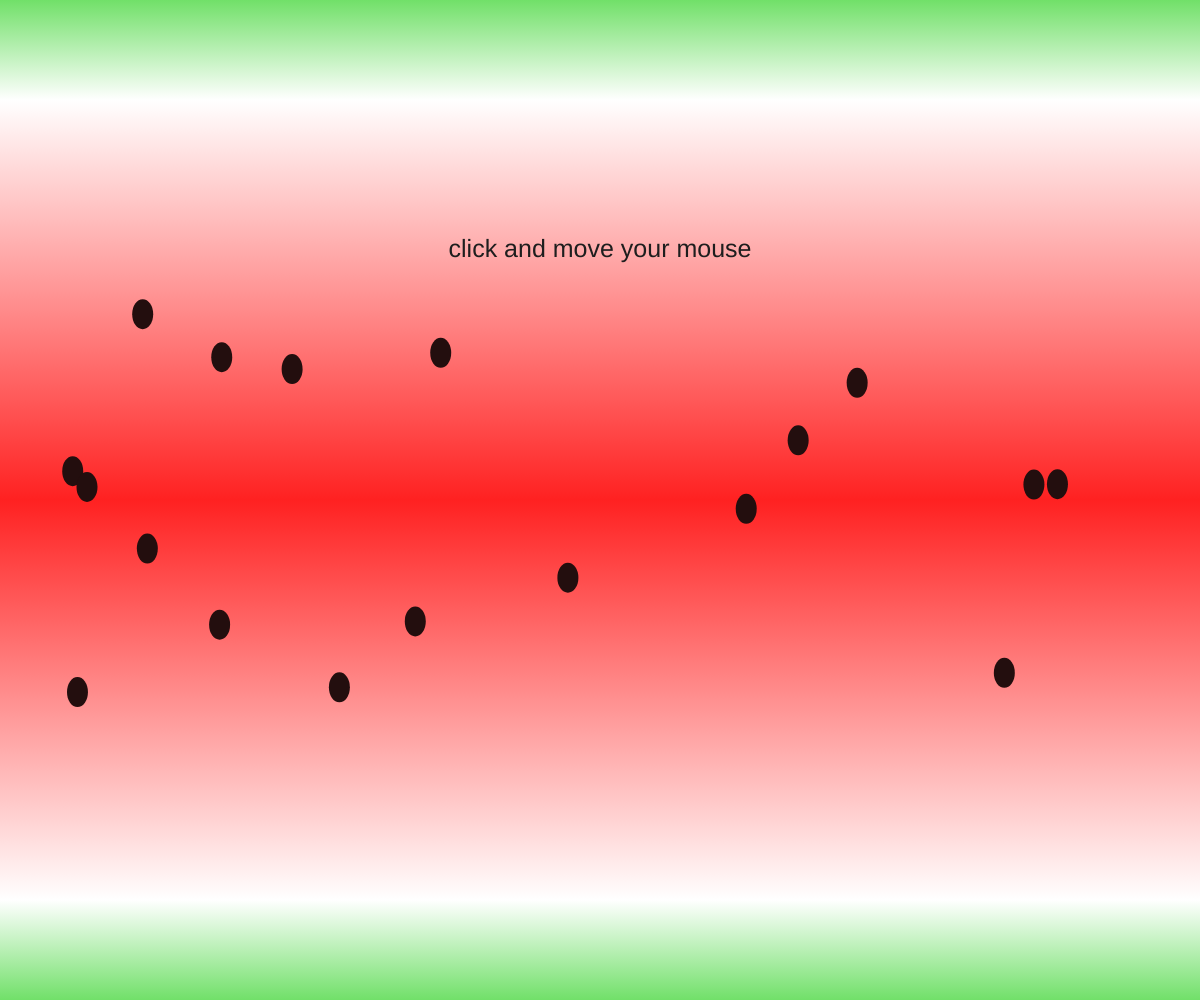
Frame 1 (no input)
Frame 60 (no input): identical to frame 1, image omitted
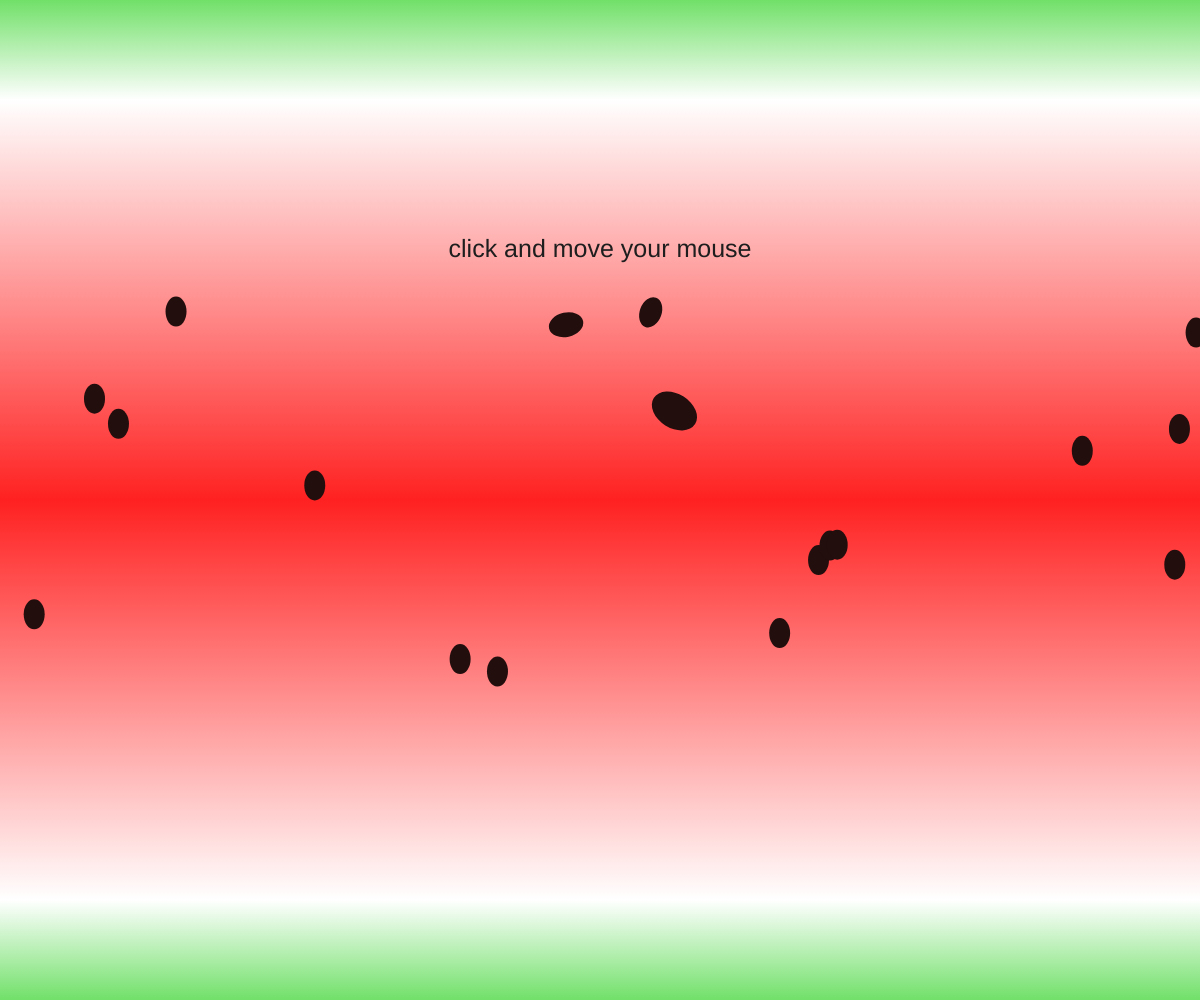
Frame 120 (the mouse pressed at the canvas centre since frame 60)

The p5.js sketch that drew these frames (run headless with seeded random() and noise() and a simulated clock; from frame 60 on, the mouse is pressed at the canvas centre):

// p5.js sketch
// ── sketch.js

let seeds = [];
let seedW = 21, seedH = 30;
let cols = 12, rows = 8;

function setup() {
  createCanvas(windowWidth, windowHeight);
  initSeeds();
}

function initSeeds() {
  seeds = [];
  for (let i = 0; i < 20; i++) {
    let x = random(width);
    let y = random(height * 0.3, height * 0.7);
    if (random() > 0.2) {
      seeds.push(new Seed(x, y));
    }
  }
}

function mousePressed() {
  initSeeds();
}

function draw() {
  let ctx = drawingContext;
  let grad = ctx.createLinearGradient(0, 0, 0, height);
  [['#71E069', 0], ['#FFF', 0.1], ['#FF2121', 0.5], ['#FFF', 0.9], ['#71E069', 1]]
    .forEach(c => grad.addColorStop(c[1], c[0]));
  ctx.fillStyle = grad;
  ctx.fillRect(0, 0, width, height);

  for (let s of seeds) {
    s.show();
  }

  fill(30);
  noStroke();
  textAlign(CENTER, CENTER);
  textSize(25);
  text('click and move your mouse', width / 2, height / 4);
}

class Seed {
  constructor(x, y) {
    this.x = x;
    this.y = y;
    this.maxDist = 200; // 마우스 반응 거리
  }

  show() {
    // 1. 거리 계산 (this.x, this.y 사용)
    let d = dist(mouseX, mouseY, this.x, this.y);
    
    let scl = 1;
    let angle = 0;

    // 2. 마우스가 가까우면(maxDist 보다 작으면) 변화 계산
    if (d < this.maxDist) {
      // 가까울수록 크기는 1 -> 2.5배로
      scl = map(d, 0, this.maxDist, 2.5, 1, true);
      // 가까울수록 회전은 많이 (TWO_PI * 2 = 720도)
      angle = map(d, 0, this.maxDist, TWO_PI * 2, 0, true); 
    }

    push();
    translate(this.x, this.y);
    rotate(angle);
    scale(scl);
    noStroke();
    fill('#230E0E');
    ellipse(0, 0, seedW, seedH);
    pop();
  }
}
// ── style.css
html, body {
  margin: 0;
  padding: 0;
  height: 100%;
}

body {
  display: flex;
  justify-content: center;
  align-items: center;
  min-height: 100vh;
  background: #fff;
}

canvas {
  display: block;
}

.site-header {
  position: fixed;
  top: 0;
  left: 0;
  right: 0;
  display: flex;
  align-items: center;
  justify-content: space-between;
  padding: 40px 10%;
  background: #000;
  z-index: 9999;
}

.site-title-label {
  font-family: 'Helvetica Neue', Helvetica, Arial, sans-serif;
  font-size: 25px;
  font-weight: 700;
  letter-spacing: 0em;
  text-transform: uppercase;
  color: #fff;
  text-decoration: none;
}

.works-count {
  font-family: 'Helvetica Neue', Helvetica, Arial, sans-serif;
  font-size: 25px;
  font-weight: 700;
  letter-spacing: 0em;
  text-transform: uppercase;
  color: #fff;
}

.site-title-label {
  transition: color 0.2s ease;
}

.site-title-label:hover {
  color: rgba(255, 255, 255, 0.5);
}

.works-count {
  cursor: pointer;
  transition: color 0.2s ease;
}

.works-count:hover {
  color: rgba(255, 255, 255, 0.5);
}

.desc-overlay {
  position: fixed;
  top: 0; left: 0; right: 0; bottom: 0;
  background: #FF8F8F;
  z-index: 9998;
  display: flex;
  align-items: center;
  justify-content: flex-end;
  padding: 0 10%;
  opacity: 0;
  pointer-events: none;
  transition: opacity 0.3s ease;
}

.desc-overlay.active {
  opacity: 1;
  pointer-events: all;
}

.desc-content {
  text-align: right;
  word-break: keep-all;
  color: #000000;
  font-family: 'Helvetica Neue', Helvetica, Arial, sans-serif;
  max-width: 900px;
}

.desc-tag,
.desc-main,
.desc-sub {
  font-size: 47px;
  font-weight: 700;
  line-height: 1.2;
  margin-bottom: 24px;
  text-transform: uppercase;
}

.work-nav {
  position: fixed;
  bottom: 40px;
  left: 10%;
  right: 10%;
  display: flex;
  justify-content: space-between;
  z-index: 9999;
}

.nav-link {
  font-family: 'Helvetica Neue', Helvetica, Arial, sans-serif;
  font-size: 25px;
  font-weight: 700;
  text-transform: uppercase;
  letter-spacing: 0em;
  color: #000;
  text-decoration: none;
  transition: color 0.2s ease;
}

.nav-link:hover {
  color: rgba(0, 0, 0, 0.4);
}
